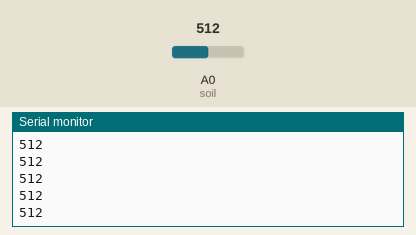
Simulated run of this sketch. Board: Arduino Uno, built with avr-gcc and run on an emulated ATmega328P. On the bench: the last lines printed to the serial monitor. The test bench sets the inputs (shaded band); at power-on: A0 (soil) = 512.

Above: at 1.2 s.
1.3 s: A0 (soil) set to 716
At 1.8 s:
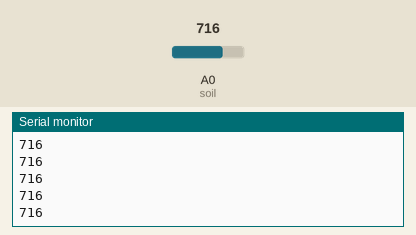
2.8 s: A0 (soil) set to 900
At 3.8 s:
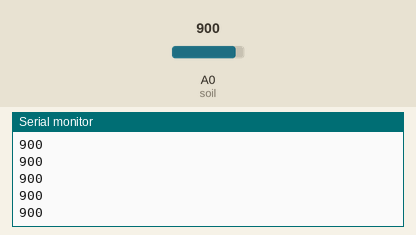
Timing chart, 0 to 5.8 s (numbered marks = the images above; inputs shaded):
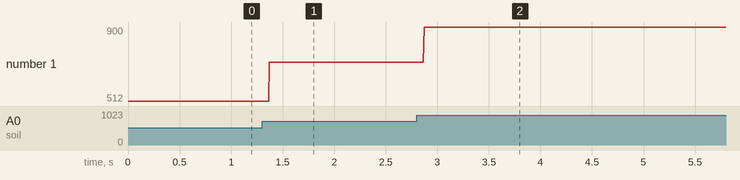

The sketch:

19.SOILmoistureREADING_aug08.ino
```cpp
int soil = A0;

void setup() {
  pinMode(soil, INPUT);
  Serial.begin(9600);
}

void loop() {
  int value = analogRead(soil);
  Serial.println(value);

}
```

Measured:
- after the input at 1.3 s, the serial monitor: prints a new line after 0.07 s (image 1)
- after the input at 2.8 s, the serial monitor: prints a new line after 0.07 s (image 2)
- plotted number 1: 512 → 716 after the input at 1.3 s, 716 → 900 after the input at 2.8 s
